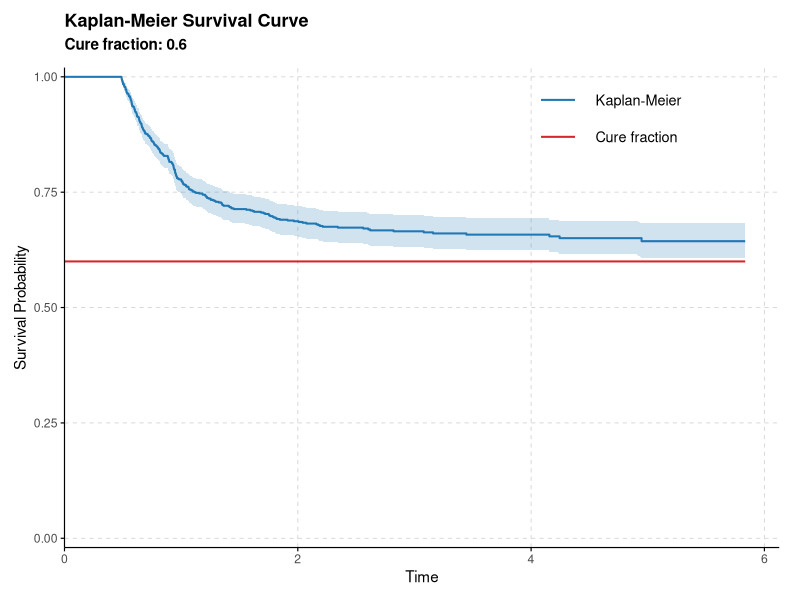

Write the R code that produced this figure.
library(purrr)
library(rlang)
library(tibble)
library(survival)
library(ggplot2)

# Função usada para construir o Kaplan-Meier mais fácil no ggplot2
plot_kaplan <- function(
  dados,
  surv,
  title = "Kaplan-Meier Survival Curve",
  xlab = "Time",
  ylab = "Survival Probability",
  color = "#1F77B4",
  ci_color = "#1F77B4",
  cure_color = "#D62728",
  base_size = 11,
  ci_alpha = 0.2,
  line_size = 0.7,
  show_cure = TRUE,
  cure_label = "Cure fraction: ",
  ...
) {
  require(ggplot2)
  require(survival)

  # Fração de cura teórica
  cure_prob <- surv(.Machine$double.xmax, ...)

  # Kaplan-Meier
  dados_surv <- Surv(time = dados$t, event = dados$delta)
  km_fit <- survfit(dados_surv ~ 1)

  # Dados da curva
  km_data <- data.frame(
    time = km_fit$time,
    surv = km_fit$surv,
    upper = km_fit$upper,
    lower = km_fit$lower
  )

  # Remover o último ponto se ele for menor que a fração de cura
  if (tail(km_data$surv, 1) < cure_prob) {
    km_data <- km_data[-nrow(km_data), ]
  }

  max_time <- max(km_data$time)

  # Legenda
  legend_data <- data.frame(
    label = c("Kaplan-Meier", "Cure fraction"),
    color = c(color, cure_color),
    linetype = c("solid", "solid")
  )

  # Gráfico
  p <- ggplot(km_data, aes(x = time)) +
    geom_ribbon(
      aes(ymin = lower, ymax = upper),
      fill = ci_color,
      alpha = ci_alpha
    ) +
    geom_step(aes(y = surv), color = color, linewidth = line_size) +
    {
      if (show_cure)
        annotate(
          "segment",
          x = 0,
          xend = max_time,
          y = cure_prob,
          yend = cure_prob,
          color = cure_color,
          linewidth = line_size,
          linetype = "solid"
        )
    } +
    scale_y_continuous(limits = c(0, 1), expand = c(0, 0.02)) +
    scale_x_continuous(expand = expansion(mult = c(0, 0.05))) +
    geom_segment(
      data = legend_data,
      aes(
        x = max_time * 0.7,
        xend = max_time * 0.75,
        y = 0.95 - (0:1) * 0.08,
        yend = 0.95 - (0:1) * 0.08,
        color = color,
        linetype = linetype
      ),
      linewidth = line_size
    ) +
    geom_text(
      data = legend_data,
      aes(x = max_time * 0.78, y = 0.95 - (0:1) * 0.08, label = label),
      hjust = 0,
      size = base_size / 3
    ) +
    scale_color_identity() +
    scale_linetype_identity() +
    labs(
      x = xlab,
      y = ylab,
      title = title,
      subtitle = if (show_cure)
        paste0(cure_label, format(round(cure_prob, 4), nsmall = 1)) else NULL
    ) +
    theme_minimal(base_size = base_size) +
    theme(
      panel.grid.minor = element_blank(),
      panel.grid.major = element_line(
        linewidth = 0.3,
        color = "#D3D3D3",
        linetype = "dashed"
      ),
      axis.line = element_line(color = "black", linewidth = 0.4),
      axis.ticks = element_line(color = "black", linewidth = 0.4),
      plot.title = element_text(
        hjust = 0,
        face = "bold",
        size = base_size + 2,
        margin = margin(b = 5)
      ),
      plot.subtitle = element_text(
        hjust = 0,
        face = "bold",
        color = "black",
        size = base_size,
        margin = margin(b = 10)
      ),
      legend.position = "none",
      plot.margin = margin(10, 15, 10, 10),
      panel.background = element_rect(fill = "white", color = NA),
      plot.background = element_rect(fill = "white", color = NA)
    )

  return(p)
}

# Waring Fragility Model - Random Activation
# G is the baseline distribution
# rho > 2. Se rho < 2, a variância da distribuição é infinita.
# a > 0
surv_wfm_random <- function(G) {
  function(t, rho, a, ...) {
    cure <- rho / (a + rho)
    cure + (1 - cure) * (1 - G(t, ...))
  }
}
desity_wfm_random <- function(g) {
  function(t, rho, a, ...) {
    cure <- rho / (a + rho)
    (1 - cure) * g(t, ...)
  }
}

# Criando automaticamente a função de sobrevivência do modelo com
# ativação aleatória, com G ~ Weibull
# Aqui você cria qualquer sobrevivencia, distribuição acumulada e densidade
# do seu modelo.
surv_wfm_random_weibull <- surv_wfm_random(G = pweibull) # Basta passar a G

cdf_wfm_random_weibull <- function(t, rho, a, shape, scale) {
  1 - surv_wfm_random_weibull(t, rho, a, shape = shape, scale = scale)
}

pdf_wfm_random_weibull <- desity_wfm_random(g = dweibull) # Basta passar a g

random_cure <- function(
  n = 1L,
  quantile_function = NULL,
  surv,
  censoring_cdf = NULL,
  args_censoring_cdf = NULL,
  args_model,
  prop_censoring = NULL
) {
  # Função auxiliar para encontrar o limite de cura
  find_cure_limit <- function(surv, args_model, tol = 1e-6, t_max = 1e5) {
    s <- function(t) do.call(surv, c(list(t), args_model))
    pi_hat <- s(t_max)

    t_upper <- 1
    while (abs(s(t_upper) - pi_hat) > tol && t_upper < t_max) {
      t_upper <- t_upper * 2
    }

    if (t_upper >= t_max) return(t_max)

    uniroot(
      function(t) abs(s(t) - pi_hat) - tol,
      lower = 1,
      upper = t_upper,
      tol = .Machine$double.eps^0.5
    )$root
  }

  # Obtendo a fração de cura
  surv_func <- purrr::partial(.f = surv, !!!args_model)
  cure_fraction <- surv_func(.Machine$double.xmax)

  # Verificação do parâmetro prop_censoring
  if (!is.null(prop_censoring)) {
    if (prop_censoring < cure_fraction) {
      warning(
        "prop_censoring (",
        prop_censoring,
        ") cannot be smaller than cure fraction (",
        cure_fraction,
        ")"
      )
    }
    if (prop_censoring > 1) {
      stop("prop_censoring cannot be greater than 1")
    }
  }

  # Gerando os tempos de falha reais
  if (is.function(quantile_function)) {
    quantile_func <- purrr::partial(.f = quantile_function, !!!args_model)
    u <- runif(n = n, min = 0, max = 1 - cure_fraction)
    t <- quantile_func(u)
  } else {
    find_root <- function(u, func) {
      vapply(
        u,
        function(u) {
          uniroot(
            function(t) func(t) - u,
            lower = 0,
            upper = find_cure_limit(surv, args_model),
            tol = .Machine$double.eps^0.5
          )$root
        },
        double(1L)
      )
    }
    u <- cure_fraction + (1 - cure_fraction) * runif(n = n)
    t <- find_root(u, surv_func)
  }

  # Determinando status de cura
  c <- rbinom(n = n, size = 1L, prob = 1 - cure_fraction)
  real_t <- ifelse(c, yes = t, no = .Machine$double.xmax)

  # Calculando o número necessário de censuras
  if (!is.null(prop_censoring)) {
    n_cens <- round(n * prop_censoring)
    n_cure <- sum(!c)
    n_suscept_cens <- max(0, n_cens - n_cure)

    # Ordenando os suscetíveis pelo tempo de falha
    suscept_idx <- which(c == 1L)
    ordered_idx <- suscept_idx[order(t[suscept_idx])]

    # Determinando quem será censurado
    if (n_suscept_cens > 0L) {
      cens_idx <- ordered_idx[1L:n_suscept_cens]
    } else {
      cens_idx <- integer(0L)
    }

    # Todos os curados são automaticamente censurados
    cure_idx <- which(c == 0L)

    # Juntando todos os índices de censura
    all_cens_idx <- c(cure_idx, cens_idx)

    # Gerando tempos de censura
    if (is.function(censoring_cdf)) {
      censoring_func <- purrr::partial(
        .f = censoring_cdf,
        !!!args_censoring_cdf
      )
      inv_censoring <- function(p) {
        uniroot(
          function(t) censoring_func(t) - p,
          lower = 0,
          upper = max(t),
          tol = .Machine$double.eps^0.5
        )$root
      }
      time_c <- sapply(runif(n), inv_censoring)
    } else {
      t_max <- max(real_t[c == 1L])
      time_c <- runif(n, min = 0, max = t_max)
    }

    # Aplicando censura determinística
    delta <- rep(1L, n)
    delta[all_cens_idx] <- 0L
    t_observed <- real_t
    t_observed[all_cens_idx] <- pmin(real_t[all_cens_idx], time_c[all_cens_idx])
  } else {
    # Comportamento original quando prop_censoring não é especificado
    if (is.function(censoring_cdf)) {
      censoring_func <- purrr::partial(
        .f = censoring_cdf,
        !!!args_censoring_cdf
      )
      inv_censoring <- function(p) {
        uniroot(
          function(t) censoring_func(t) - p,
          lower = 0,
          upper = max(t),
          tol = .Machine$double.eps^0.5
        )$root
      }
      time_c <- sapply(runif(n), inv_censoring)
    } else {
      t_max <- max(t[c == 1L])
      time_c <- runif(n, min = 0, max = t_max)
    }

    t_observed <- pmin(real_t, time_c)
    delta <- ifelse(t_observed < real_t, yes = 0L, no = 1L)
  }

  message("Cure fraction: ", round(cure_fraction, 4))

  return(tibble::tibble(t = t_observed, delta = delta))
}

# Função auxiliar para quantile_censoring (definida fora para evitar repetição)
quantile_censoring <- function(u, cdf, t_max) {
  u_adjusted <- u * cdf(t_max)
  vapply(
    X = u_adjusted,
    FUN = \(p) {
      uniroot(
        \(t) cdf(t) - p,
        lower = 0,
        upper = t_max,
        tol = .Machine$double.eps^0.5,
        extendInt = "upX"
      )$root
    },
    FUN.VALUE = double(1L)
  )
}

q_dagum <- function(u, theta, alpha, beta) {
  ((u * theta) / (beta * (theta - u)))^(1 / alpha)
}

surv_dagum <- function(t, theta, beta, alpha) {
  1 - theta * beta / (beta + theta * t^(-alpha))
}

theta <- 0.4
beta = 1.2
alpha <- 2.5

set.seed(0)
dados <-
  random_cure(
    n = 1000L,
    surv = surv_dagum,
    quantile_function = q_dagum,
    args_model = c(theta = theta, beta = beta, alpha = alpha),
    prop_censoring = 0.74 # Proporção de zeros
  )

dados |>
  dplyr::group_by(delta) |>
  dplyr::summarise(n = dplyr::n(), prop = n / nrow(dados))

plot_kaplan(dados, surv = surv_dagum, theta = theta, alpha = alpha, beta = beta)
